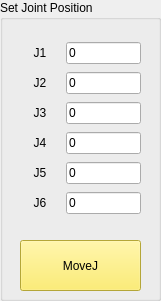
   <widget class="QGroupBox" name="groupBox_2">
    <property name="geometry">
     <rect>
      <x>620</x>
      <y>0</y>
      <width>161</width>
      <height>301</height>
     </rect>
    </property>
    <property name="title">
     <string>Set Joint Position</string>
    </property>
    <widget class="QPushButton" name="BTN_SEND_JNT_POS">
     <property name="geometry">
      <rect>
       <x>20</x>
       <y>240</y>
       <width>121</width>
       <height>51</height>
      </rect>
     </property>
     <property name="styleSheet">
      <string notr="true">background-color: rgb(252, 233, 79);</string>
     </property>
     <property name="text">
      <string>MoveJ</string>
     </property>
    </widget>
    <widget class="QWidget" name="gridLayoutWidget_2">
     <property name="geometry">
      <rect>
       <x>20</x>
       <y>40</y>
       <width>121</width>
       <height>182</height>
      </rect>
     </property>
     <layout class="QGridLayout" name="gridLayout_3">
      <item row="4" column="0">
       <widget class="QLabel" name="label_23">
        <property name="minimumSize">
         <size>
          <width>40</width>
          <height>0</height>
         </size>
        </property>
        <property name="text">
         <string>J5</string>
        </property>
        <property name="alignment">
         <set>Qt::AlignCenter</set>
        </property>
       </widget>
      </item>
      <item row="5" column="0">
       <widget class="QLabel" name="label_24">
        <property name="minimumSize">
         <size>
          <width>40</width>
          <height>0</height>
         </size>
        </property>
        <property name="text">
         <string>J6</string>
        </property>
        <property name="alignment">
         <set>Qt::AlignCenter</set>
        </property>
       </widget>
      </item>
      <item row="0" column="0">
       <widget class="QLabel" name="label_25">
        <property name="minimumSize">
         <size>
          <width>40</width>
          <height>0</height>
         </size>
        </property>
        <property name="text">
         <string>J1</string>
        </property>
        <property name="alignment">
         <set>Qt::AlignCenter</set>
        </property>
       </widget>
      </item>
      <item row="1" column="0">
       <widget class="QLabel" name="label_26">
        <property name="minimumSize">
         <size>
          <width>40</width>
          <height>0</height>
         </size>
        </property>
        <property name="text">
         <string>J2</string>
        </property>
        <property name="alignment">
         <set>Qt::AlignCenter</set>
        </property>
       </widget>
      </item>
      <item row="3" column="0">
       <widget class="QLabel" name="label_28">
        <property name="minimumSize">
         <size>
          <width>40</width>
          <height>0</height>
         </size>
        </property>
        <property name="text">
         <string>J4</string>
        </property>
        <property name="alignment">
         <set>Qt::AlignCenter</set>
        </property>
       </widget>
      </item>
      <item row="2" column="0">
       <widget class="QLabel" name="label_29">
        <property name="minimumSize">
         <size>
          <width>40</width>
          <height>0</height>
         </size>
        </property>
        <property name="text">
         <string>J3</string>
        </property>
        <property name="alignment">
         <set>Qt::AlignCenter</set>
        </property>
       </widget>
      </item>
      <item row="0" column="1">
       <widget class="QLineEdit" name="SET_JNT_POS_1">
        <property name="text">
         <string>0</string>
        </property>
       </widget>
      </item>
      <item row="1" column="1">
       <widget class="QLineEdit" name="SET_JNT_POS_2">
        <property name="text">
         <string>0</string>
        </property>
       </widget>
      </item>
      <item row="2" column="1">
       <widget class="QLineEdit" name="SET_JNT_POS_3">
        <property name="text">
         <string>0</string>
        </property>
       </widget>
      </item>
      <item row="3" column="1">
       <widget class="QLineEdit" name="SET_JNT_POS_4">
        <property name="text">
         <string>0</string>
        </property>
       </widget>
      </item>
      <item row="4" column="1">
       <widget class="QLineEdit" name="SET_JNT_POS_5">
        <property name="text">
         <string>0</string>
        </property>
       </widget>
      </item>
      <item row="5" column="1">
       <widget class="QLineEdit" name="SET_JNT_POS_6">
        <property name="text">
         <string>0</string>
        </property>
       </widget>
      </item>
     </layout>
    </widget>
   </widget>
